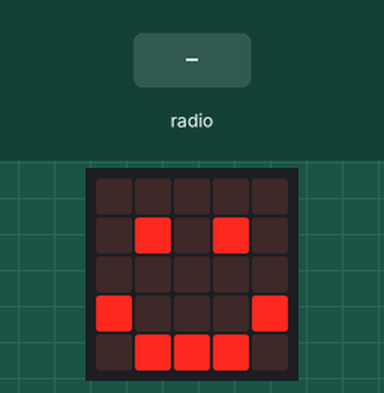
This program was run on a simulated BBC micro:bit (MakeCode). Shown: the board's 5×5 LED display. Inputs (shaded band) come from the test bench.

Above: at 1.8 s.
1.9 s: radio message "1" arrives
At 2.5 s:
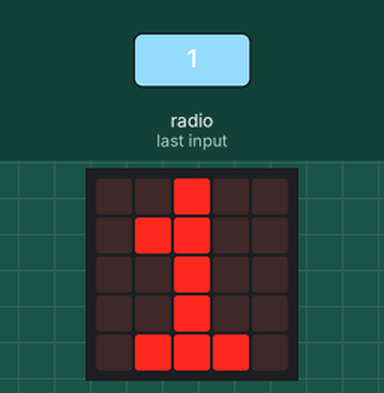
Timing chart, 0 to 4.9 s (numbered marks = the images above; inputs shaded):
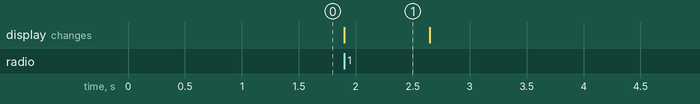

Measured:
- after the input at 1.9 s, the display: changes at once (image 1)
- what the display in image 1 shows lasts 0.8 s, from 1.9 s to 2.7 s

The program:

main.ts
```typescript
// (licence header left out)
// setup
radio.setGroup(153)
basic.showIcon(IconNames.Happy)

// receive radio message
radio.onReceivedString(function (receivedString) {
    // display radio messages
    basic.clearScreen()
    basic.showString(receivedString)
    basic.showIcon(IconNames.Happy)
})
```
